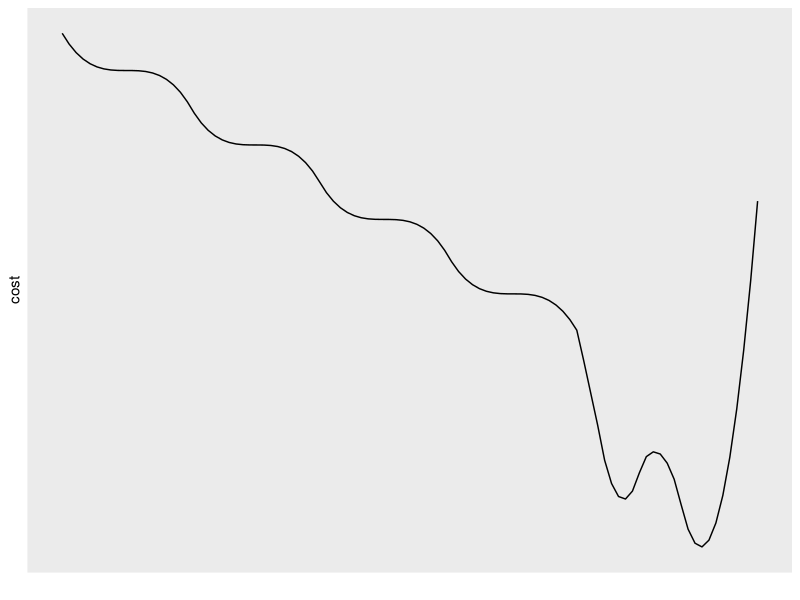

This chart was generated by the following R code:
# function to create cliff

require("ggplot2")
p <- function(x){
  return(
      ifelse(x >= 0 & x <= 5, 
        (-x+2.5)^3+200,
      ifelse(x >= 5 & x <= 10, 
        (-x+7.5)^3+184.375-(100-84.375),
      ifelse(x >= 10 & x <= 15, 
        (-x+12.5)^3+168.75-2*(84.375-68.75),
      ifelse(x >= 15 & x <= 20, 
       (-x+17.5)^3+153.125-3*(68.75-53.125),
       
      ifelse(x >= 20 & x <= 21, 
        -50*(x - 20) + 90.625,
      ifelse(x > 21 & x <= 22.5, 
        30*(x - 21.8)^2 + 20,
      ifelse(x > 22.5 & x <= 24, 
        20*-(x - 23)^2 + 40,
        
      ifelse(x > 24 & x <= 27, 
        30*(x - 24.8)^2 + 0,
      # ifelse(x > 27 & x <= 27.5, 
      #   10*-(x - 26)^2 + 20,
       
       
        0)))))))))}

ggplot(data.frame(x=c(0, 27)), aes(x=x)) + 
  geom_path(stat="function", fun=p) +
  scale_y_continuous(labels = function (x) floor(x), name = "cost", breaks = NULL) +
  scale_x_continuous(name = "", breaks = NULL) +
  scale_colour_identity("Function", guide="legend", 
                        labels = c("E(pi)"))












